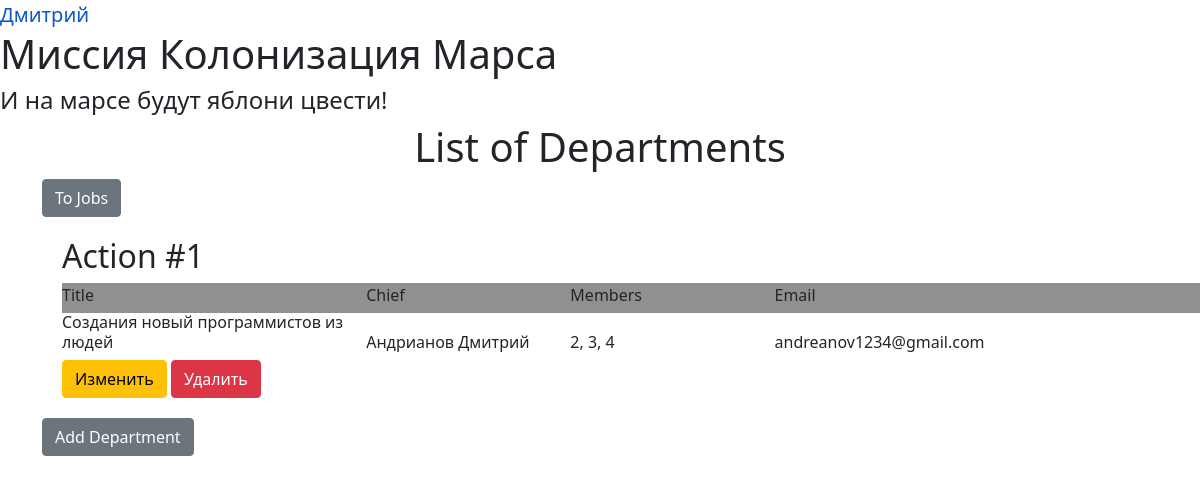
The page /departments (signed in) on the database its author committed.
### data/users.py (models this page shows, shortened)
class User(SqlAlchemyBase, UserMixin, SerializerMixin):
    __tablename__ = 'users'
    id = sqlalchemy.Column(sqlalchemy.Integer,
                           primary_key=True, autoincrement=True)
    surname = sqlalchemy.Column(sqlalchemy.String)
    name = sqlalchemy.Column(sqlalchemy.String)
    age = sqlalchemy.Column(sqlalchemy.Integer)
    position = sqlalchemy.Column(sqlalchemy.String)
    speciality = sqlalchemy.Column(sqlalchemy.String)
    address = sqlalchemy.Column(sqlalchemy.String)
    email = sqlalchemy.Column(sqlalchemy.String, unique=True)
    hashed_password = sqlalchemy.Column(sqlalchemy.String, nullable=True)
    modified_date = sqlalchemy.Column(sqlalchemy.DateTime)
    city_from = sqlalchemy.Column(sqlalchemy.String)
    jobs = orm.relationship("Jobs", back_populates='user')
    department = orm.relationship("Department", back_populates='user')

### data/departments.py (models this page shows)
class Department(SqlAlchemyBase, SerializerMixin):
    __tablename__ = 'department'
    id = sqlalchemy.Column(sqlalchemy.Integer,
                           primary_key=True, autoincrement=True)
    title = sqlalchemy.Column(sqlalchemy.String)
    chief = sqlalchemy.Column(sqlalchemy.Integer, sqlalchemy.ForeignKey('users.id'))
    members = sqlalchemy.Column(sqlalchemy.VARCHAR)
    email = sqlalchemy.Column(sqlalchemy.String)
    user = orm.relationship('User')

### main.py (the view)
@app.route('/departments')
@login_required
def departments():
    form = DepartmentsForm()
    if form.validate_on_submit():
        return redirect('/add_department')
    else:
        if current_user.is_authenticated:
            db_sess = db_session.create_session()
            depart = db_sess.query(Department).filter()
            return render_template('departments_tab.html', department=depart)
        else:
            return redirect('/login')

### data/db_session.py (called while the page is built)
def create_session() -> Session:
    global __factory
    return __factory()

### main.py (called while the page is built)
@login_manager.user_loader
def load_user(user_id):
    db_sess = db_session.create_session()
    return db_sess.query(User).get(user_id)

### templates/departments_tab.html
{% extends "base.html" %}
{% block content %}
<h1 class="text-mod">List of Departments</h1>
<a href="/tables" class="btn btn-secondary">To Jobs</a>
{% for item in department %}
    <div class="indent">
        <h2>Action #{{item.id}}</h2>
        <div style="background: #909090; width: 1150px">
            <h6 class="one-line" style="width: 300px">Title</h6>
            <h6 class="one-line" style="width: 200px">Chief</h6>
            <h6 class="one-line" style="width: 200px">Members</h6>
            <h6 class="one-line" style="width: 250px">Email</h6>
        </div>
        <div>
            <h6 class="one-line" style="width: 300px">{{item.title}}</h6>
            <h6 class="one-line" style="width: 200px">{{item.user.surname}} {{item.user.name}}</h6>
            <h6 class="one-line" style="width: 200px">{{item.members}}</h6>
            <h6 class="one-line" style="width: 250px">{{item.email}}</h6>
        </div>
        {% if current_user.is_authenticated %}
            {% if current_user.id == 1 or current_user == item.user%}
                <div>
                    <a href="/edit_depart/{{ item.id }}" class="btn btn-warning one-line">
                        Изменить
                    </a>
                    <a href="/delete_depart/{{ item.id }}" class="btn btn-danger one-line">
                        Удалить
                    </a>
                </div>
            {% endif %}
        {% endif %}
    </div>
{% endfor %}
{% if current_user.is_authenticated %}
    <a href="/add_department" class="btn btn-secondary">Add Department</a>
{% endif %}
{% endblock %}

### templates/base.html (shortened to what this page needs)
<!DOCTYPE html>
<html lang="ru">
<head>
    <link href="/static/style.css" rel="stylesheet" type="text/css"></link>
    <link href="/static/for_form.css" rel="stylesheet" type="text/css"></link>
    <link rel="stylesheet"
                                 href="https://cdn.jsdelivr.net/npm/bootstrap@5.0.0-beta1/dist/css/bootstrap.min.css"
>
    <nav>
        {% if current_user.is_authenticated %}
            <a class="navbar-brand" href="/logout">{{ current_user.name }}</a>
        {% else %}
            <p>
                <a class="btn btn-primary " href="/register">Зарегистрироваться</a>
                <a class="btn btn-success" href="/login">Войти</a>
            </p>
        {% endif %}
    </nav>
    </head>
    <body>
        <h1>Миссия Колонизация Марса</h1>
        <h4>И на марсе будут яблони цвести!</h4>
        <main role="main" class="container move-one-tab">
            {% block content %}{% endblock %}
        </main>
    </body>
</html>

### static/style.css (style rules this page uses)
.move-one-tab { margin-left: 20px; margin-bottom: 20px; }
.one-line { display: inline-block; }

### static/for_form.css (style rules this page uses)
.indent { padding: 20px; }
.text-mod { text-align: center; }

### rows shown on the page
User: name "Дмитрий"
Department: id "1", title "Создания новый программистов из людей", user.surname "Андрианов", user.name "Дмитрий", members "2, 3, 4", email "andreanov1234@gmail.com"
